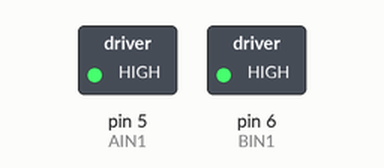
Recording of a sketch running on a simulated Arduino Uno, built with avr-gcc and run on an emulated ATmega328P. Shown: switched loads named in the sketch (green lamp = pin HIGH). Dashed ring = blinking.

Above: at 0.5 s.
Timing chart, 0 to 4.6 s (numbered marks = the images above):
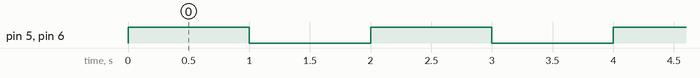

The sketch:

sparkmotorcontrol.ino
```cpp
#define AIN1 5
#define BIN1 6

void setup() {
  Serial.begin(9600);

  pinMode(AIN1,OUTPUT);
  pinMode(BIN1,OUTPUT);

}

void loop() {

  digitalWrite(AIN1,HIGH);
  digitalWrite(BIN1,HIGH);

  delay(1000);

  digitalWrite(AIN1,LOW);
  digitalWrite(BIN1,LOW);

  delay(1000);
}
```

Measured:
- by itself, pin 5 (AIN1), pin 6 (BIN1): alternates HIGH for 1.0 s and LOW for 1.0 s
